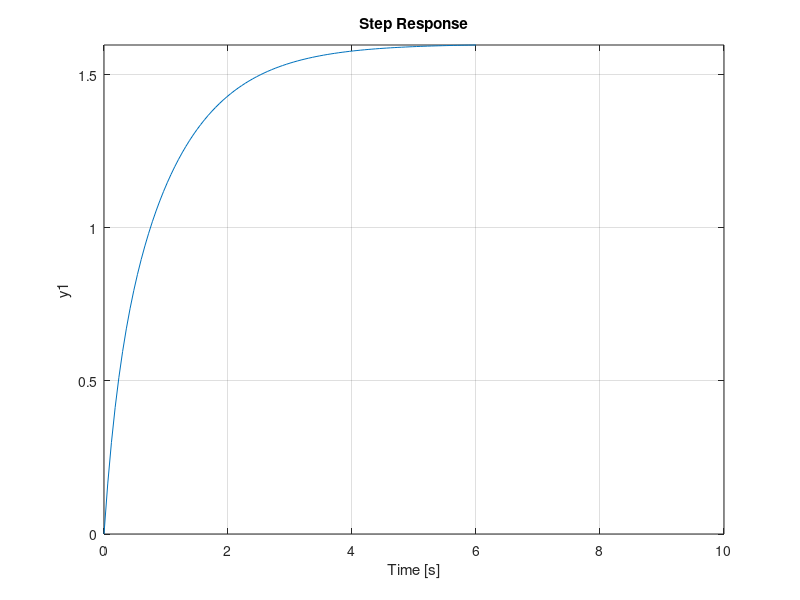

This chart was generated by the following MATLAB code:
clc;
clear all;
close all;

fprintf("G1") %Print G1
num=[3 8]; %Numerator
den=[1 6 5]; %Denominator
G1=tf(num,den); %Transfer Function
fprintf("Pole(s):") %print Pole(s):
pole(G1) %returns poles of transafer function
fprintf("Zero(s):") %print Zero(s):
zero(G1) %returns zeros of transfer function


subplot(1,2,1) %plot on left side of figure
pzmap(G1) %plot pole-zero map
subplot(1,2,2) %plot on right side of figure
step(G1) %plot step input to the transfer function
axis([0 10 0 inf]) %forcing axis range to 0 to 10